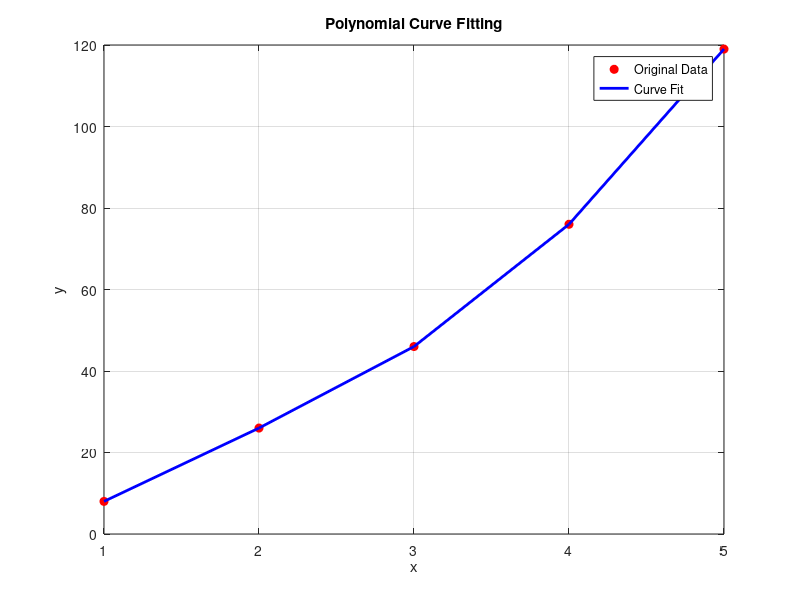

This chart was generated by the following MATLAB code:
clc
clear
close all

x = [1 2 3 4 5];
y = [8 26 46 76 119];

q = input('No. of order = ');

A = zeros(q+1,q+1);
B = zeros(q+1,1);

%% Construct Normal Equation Matrix
for k = 1:q+1
    for j = 1:q+1
        A(k,j) = sum(x.^(k+j-2));
    end
end

%% Construct Right-Hand Side Vector
for k = 1:q+1
    B(k) = sum((x.^(k-1)).*y);
end

%% Solve using MATLAB built-in function
G = [A B]
var = A \ B;

disp('Polynomial Coefficients:')
disp(var)

%% Predict values
y_d = zeros(size(x));

for i = 1:q+1
    y_d = y_d + var(i)*x.^(i-1);
end

%% Display equation
fprintf('\nPolynomial Equation:\n');
fprintf('y = %.4f', var(1));

for i = 2:q+1
    fprintf(' + %.4f*x^%d', var(i), i-1);
end
fprintf('\n');

%% Plot
figure
plot(x, y, 'ro', 'MarkerFaceColor', 'r')
hold on
plot(x, y_d, 'b-', 'LineWidth', 2)
grid on
xlabel('x')
ylabel('y')
legend('Original Data', 'Curve Fit', 'Location', 'best')
title('Polynomial Curve Fitting')
